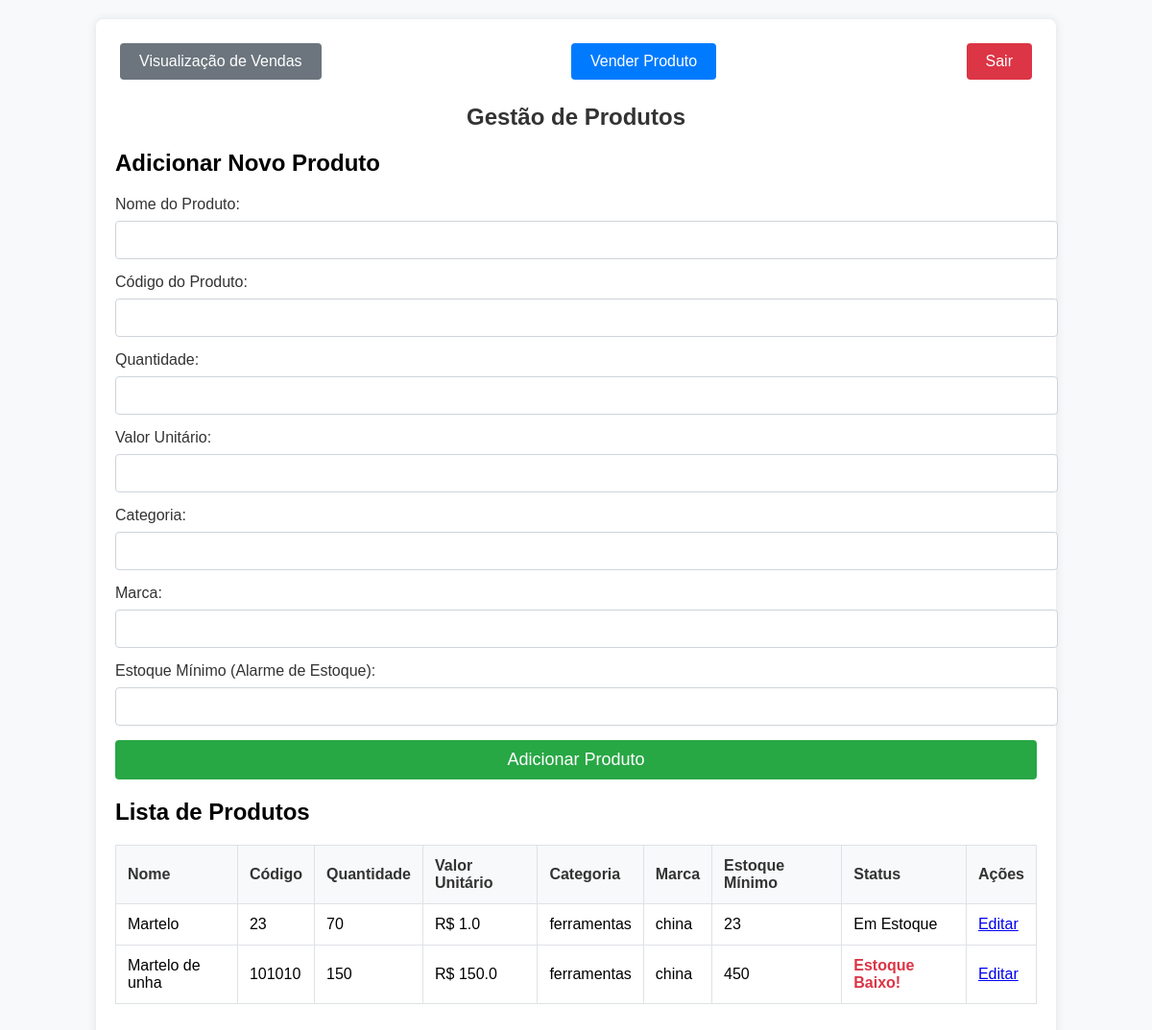
/produtos (signed in), run on an earlier commit of the app's database.
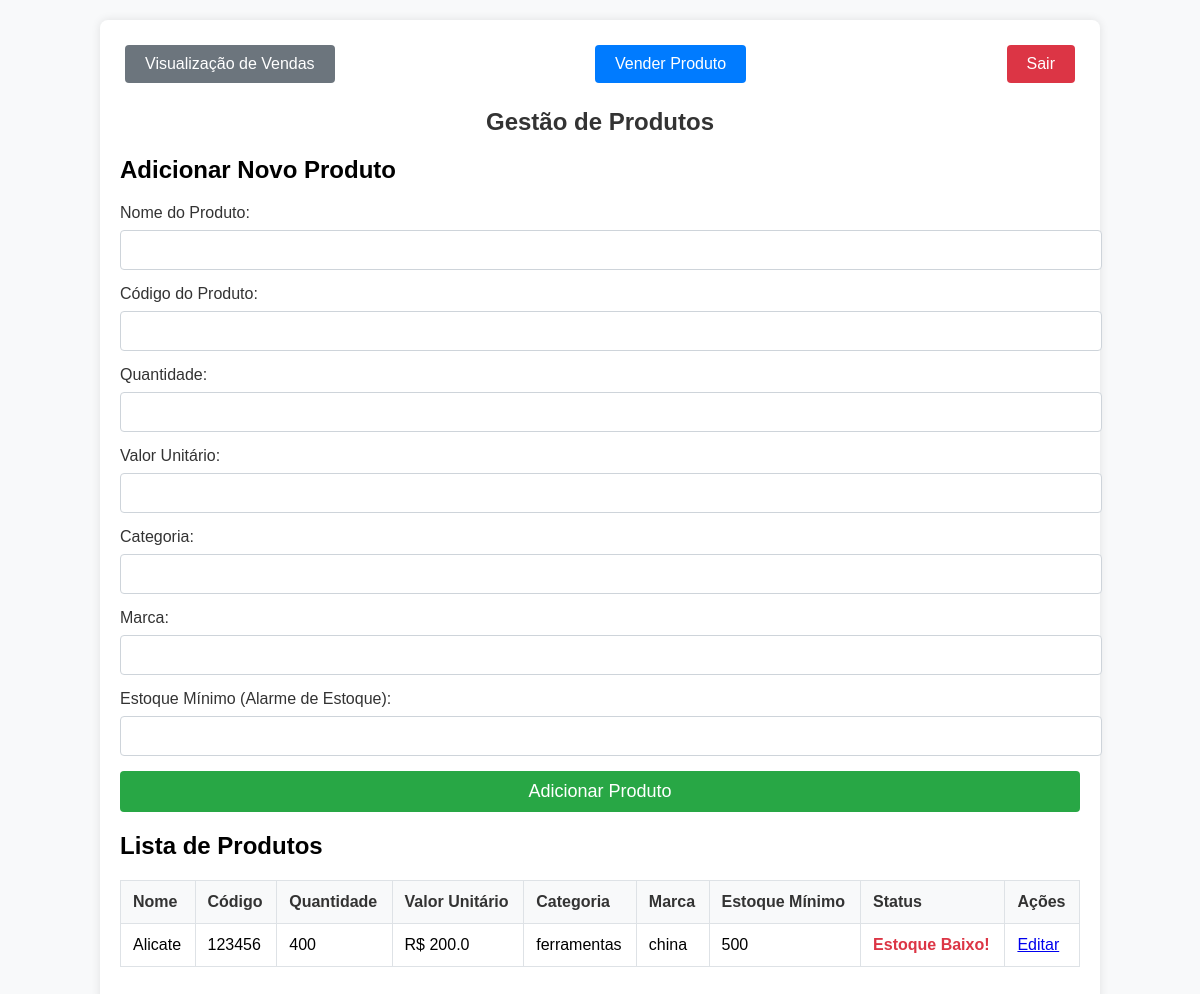
And on a later commit of the database.
### app.py (models this page shows)
class Produto(db.Model):
    id = db.Column(db.Integer, primary_key=True)
    nome = db.Column(db.String(80), nullable=False)
    codigo = db.Column(db.String(20), unique=True, nullable=False)
    descricao = db.Column(db.String(120))
    quantidade = db.Column(db.Integer, nullable=False, default=0)
    valor_unitario = db.Column(db.Float, nullable=False)
    desconto = db.Column(db.Float, nullable=True, default=0.0)  # Desconto em porcentagem
    estoque_minimo = db.Column(db.Integer, nullable=False, default=0)
    categoria = db.Column(db.String(50))
    marca = db.Column(db.String(50))

### app.py (the view, shortened to what this page needs)
@app.route('/produtos', methods=['GET', 'POST'])
@login_required
def produtos():
    produtos = Produto.query.all()
    return render_template('produtos.html', produtos=produtos)

### app.py (called while the page is built)
def login_required(f):
    @wraps(f)
    def decorated_function(*args, **kwargs):
        if 'user_id' not in session:
            flash('Você precisa estar logado para acessar esta página.', 'warning')
            return redirect(url_for('login'))
        return f(*args, **kwargs)
    return decorated_function

### templates/produtos.html (shortened to what this page needs)
<!DOCTYPE html>
<html lang="pt-BR">
<head>
</head>
<body>
    <div class="container">
        <div class="navbar">
            <a href="/vendas" class="btn-secondary">Visualização de Vendas</a>
            <a href="/vender_produto" class="btn-primary">Vender Produto</a>
            <a href="/logout" class="btn-danger">Sair</a>
        </div>
        <h1>Gestão de Produtos</h1>
        <form method="POST" action="/produtos">
            <h2>Adicionar Novo Produto</h2>
            <label for="nome">Nome do Produto:</label>
            <input type="text" id="nome" name="nome" required>
            <label for="codigo">Código do Produto:</label>
            <input type="text" id="codigo" name="codigo" required>
            <label for="quantidade">Quantidade:</label>
            <input type="number" id="quantidade" name="quantidade" required>
            <label for="preco">Valor Unitário:</label>
            <input type="text" id="preco" name="preco" required>
            <label for="categoria">Categoria:</label>
            <input type="text" id="categoria" name="categoria">
            <label for="marca">Marca:</label>
            <input type="text" id="marca" name="marca">
            <label for="estoque_minimo">Estoque Mínimo (Alarme de Estoque):</label>
            <input type="number" id="estoque_minimo" name="estoque_minimo" required>
            <input type="submit" value="Adicionar Produto">
        </form>
        <div class="table-container">
            <h2>Lista de Produtos</h2>
            <table>
                <thead>
                    <tr>
                        <th>Nome</th>
                        <th>Código</th>
                        <th>Quantidade</th>
                        <th>Valor Unitário</th>
                        <th>Categoria</th>
                        <th>Marca</th>
                        <th>Estoque Mínimo</th>
                        <th>Status</th>
                        <th>Ações</th>
                    </tr>
                </thead>
                <tbody>
                    {% for produto in produtos %}
                    <tr>
                        <td>{{ produto.nome }}</td>
                        <td>{{ produto.codigo }}</td>
                        <td>{{ produto.quantidade }}</td>
                        <td>R$ {{ produto.valor_unitario }}</td>
                        <td>{{ produto.categoria }}</td>
                        <td>{{ produto.marca }}</td>
                        <td>{{ produto.estoque_minimo }}</td>
                        <td>
                            {% if produto.quantidade < produto.estoque_minimo %}
                            <span class="estoque-baixo">Estoque Baixo!</span>
                            {% else %}
                            Em Estoque
                            {% endif %}
                        </td>
                        <td>
                            <a href="/editar_produto/{{ produto.id }}" class="btn btn-warning btn-sm">Editar</a>
                        </td>
                    </tr>
                    {% endfor %}
                </tbody>
            </table>
        </div>
    </div>
</body>
</html>

### templates/produtos.html (style rules this page uses)
body { font-family: Arial, sans-serif; background-color: #f8f9fa; margin: 0; padding: 0; }
.container { width: 80%; max-width: 1000px; margin: 20px auto; background-color: #fff; padding: 20px; border-radius: 8px; box-shadow: 0 0 10px rgba(0, 0, 0, 0.1); }
.navbar { display: flex; justify-content: space-between; align-items: center; margin-bottom: 20px; }
.navbar a { text-decoration: none; margin: 5px; padding: 10px 20px; font-size: 16px; border-radius: 4px; color: white; text-align: center; }
.btn-primary { background-color: #007bff; }
.btn-secondary { background-color: #6c757d; }
.btn-danger { background-color: #dc3545; }
h1 { text-align: center; color: #333; font-size: 24px; margin-bottom: 20px; }
label { font-size: 16px; color: #333; display: block; margin-bottom: 8px; }
input[type="text"], input[type="number"], textarea { width: 100%; padding: 10px; margin-bottom: 15px; border: 1px solid #ced4da; border-radius: 4px; font-size: 16px; }
input[type="submit"] { width: 100%; padding: 10px; background-color: #28a745; color: white; border: none; border-radius: 4px; font-size: 18px; cursor: pointer; }
table { width: 100%; border-collapse: collapse; margin-bottom: 20px; }
table, th, td { border: 1px solid #dee2e6; }
th, td { padding: 12px; text-align: left; }
th { background-color: #f8f9fa; color: #333; }
.table-container { margin-top: 20px; }
.estoque-baixo { color: #dc3545; font-weight: bold; }

What changed in the data, as far as the page shows it:
removed Produto: nome "Martelo de unha", codigo "101010", quantidade "150", valor_unitario "150.0", categoria "ferramentas", marca "china", estoque_minimo "450", shows "Estoque Baixo!"
changed Produto "ferramentas": nome "Martelo" → "Alicate"; codigo "23" → "123456"; quantidade "70" → "400"; valor_unitario "1.0" → "200.0"; estoque_minimo "23" → "500"; quantidade "Em Estoque" → "Estoque Baixo!"
